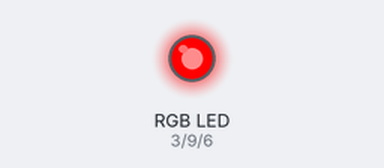
A sketch run on a simulated Arduino Uno, built with avr-gcc and run on an emulated ATmega328P. On the bench: an RGB LED mixed from three pins (HIGH = lit). Dim RGB values are drawn brighter than linear.

Above: at 0.05 s.
At 6.45 s:
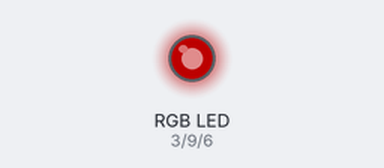
At 9.65 s:
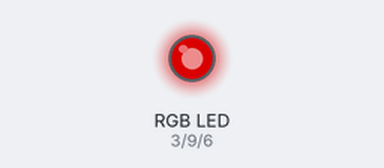
At 12.95 s:
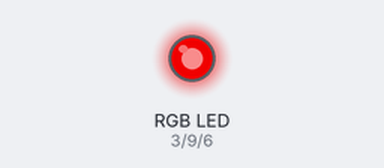
Timing chart, 0 to 19.8 s (numbered marks = the images above):
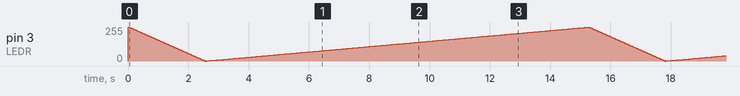

The sketch:

Auto_dim_LED.ino
```cpp
int LEDR = 3;
int LEDB = 6;
int LEDG = 9;
int count = 255;
bool increasing = false;
int period = 50;
void setup() {
  // put your setup code here, to run once:
pinMode (LEDR, OUTPUT);
pinMode (LEDB, OUTPUT);
pinMode (LEDG, OUTPUT);
analogWrite(LEDG, 0);
analogWrite(LEDB, 0);
}

void loop() {
  // put your main code here, to run repeatedly:
  analogWrite(LEDR, count);
  delay(period);
  if (count <= 0  || increasing){
    count = count + 1;
    increasing = true;
  }
  if (count >= 255 || !increasing){
    count = count - 5;
    increasing = false;
  }
}
```
